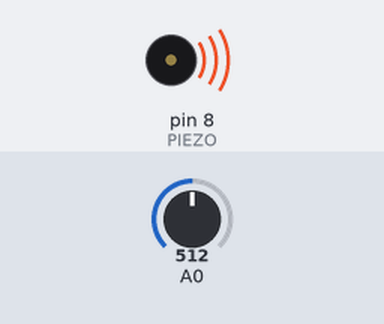
Recording of a sketch running on a simulated Arduino Uno, built with avr-gcc and run on an emulated ATmega328P. Shown: buzzer (waves = sounding). The test bench sets the inputs (shaded band); at power-on: A0 = 512.

Above: at 0.5 s.
At 3.5 s:
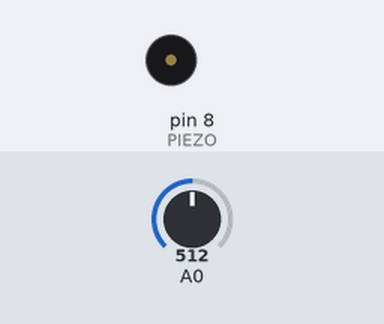
Timing chart, 0 to 5.2 s (numbered marks = the images above):
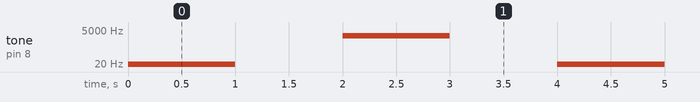

The sketch:

2911Buzz.ino
```cpp
#define PIEZO 8

int sound = 0;
void setup() {
  // put your setup code here, to run once:
  pinMode(PIEZO, OUTPUT);

}

void loop() {

   int value = analogRead(A0);

  sound = map(value,0,1023,0,20);

  /*digitalWrite(PIEZO, HIGH); //5V or 3.3v
  delay(10);
  digitalWrite(PIEZO, LOW);
  delay(10);*/
  // put your main code here, to run repeatedly:


//plays 1 sec
  tone(PIEZO, sound,1000); //piece frequence et temps

  //wait 2 secc
  delay(2000);

//plays 1 sec
  tone(PIEZO, 2000); //forever until you hear no tone
  delay(1000);
  noTone(PIEZO); //reference de pin

  delay(1000);
}
```

Measured:
- by itself, tone on pin 8 (PIEZO): repeats every 4.0 s: silent 1.0 s, 2000 Hz 1.0 s, silent 1.0 s, 10 Hz 1.0 s
